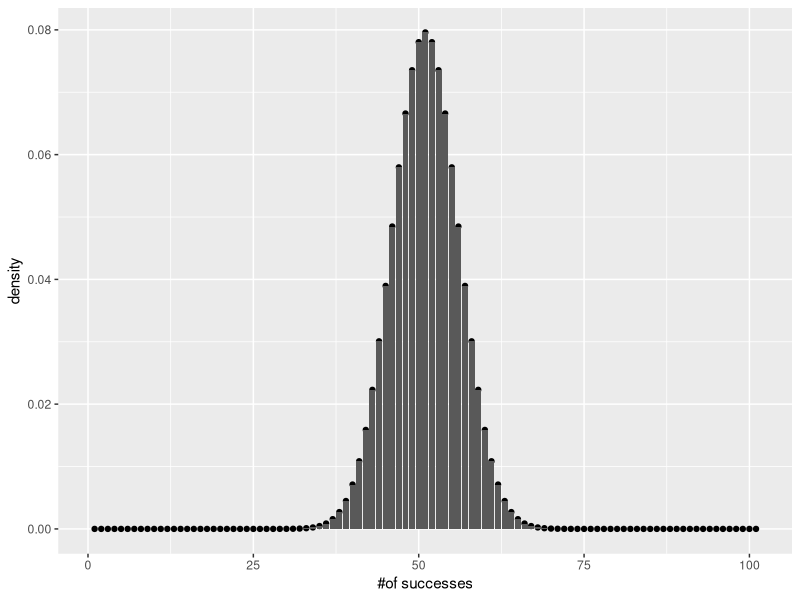
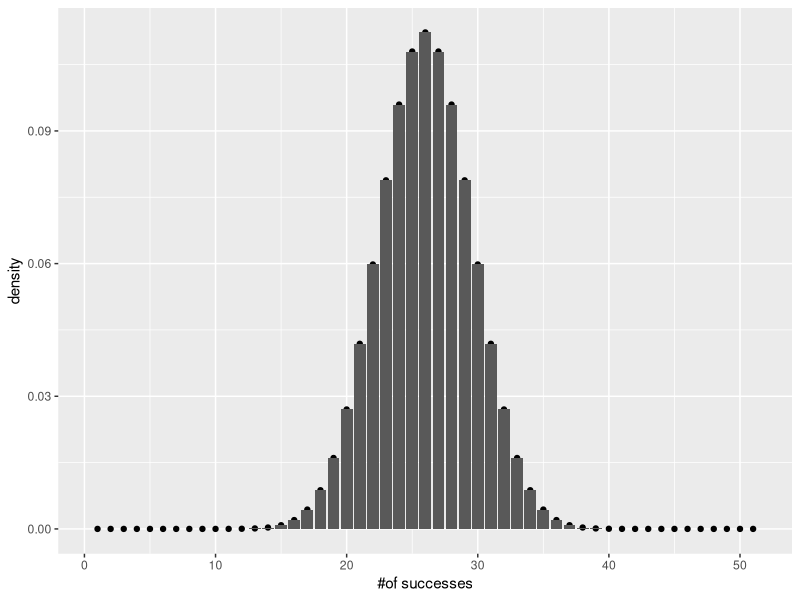

R code for these plots, in order:
## ---- chunk 1
knitr::opts_chunk$set(echo = TRUE)
## ---- chunk 2
binom.test(x=65, n=100, p=0.5, alternative = "greater")
## ---- chunk 3
test_results <- binom.test(x=65, n=100, p=0.5, alternative = "greater")

test_results$p.value

## ---- chunk 4

library(ggplot2)
qplot(y=dbinom(0:100, 100, .5))+
  geom_bar(stat='identity', position="dodge")+
  ylab('density')+
  xlab('#of successes')

sum(dbinom(0:100, 100, .5))

sum(dbinom(65:100, 100, .5))



## ---- chunk 5
binom.test(x=7, n=10, alternative = "greater")

## ---- chunk 6
coin_flips <- data.frame (number_of_heads = 0:10,
                          probability = dbinom(x=0:10, size=10, prob=.5),
                          cumulative=pbinom(0:10, size=10,prob=.5),
                          rev_cumulative = pbinom(-1:9,10,.5, lower.tail = FALSE))

knitr::kable(coin_flips)

## ---- chunk 7
task_designs <- data.frame (number_of_heads = 0:1,
                          probability = dbinom(x=0:1, size=1, prob=.5),
                          cumulative=pbinom(0:1, size=1,prob=.5),
                          rev_cumulative = pbinom(-1:0,1,.5, lower.tail = FALSE))

knitr::kable(task_designs)

## ---- chunk 8
task_designs <- data.frame (number_of_heads = 0:2,
                          probability = dbinom(x=0:2, size=2, prob=.5),
                          cumulative=pbinom(0:2, size=2,prob=.5),
                          rev_cumulative = pbinom(-1:1,1,.5, lower.tail = FALSE))

knitr::kable(task_designs)

## ---- chunk 9
task_designs <- data.frame (number_of_heads = 0:2,
                          probability = dbinom(x=0:2, size=2, prob=.5),
                          cumulative=pbinom(0:2, size=2,prob=.5),
                          rev_cumulative = pbinom(-1:1,1,.5, lower.tail = FALSE))

knitr::kable(task_designs)

## ---- chunk 10
task_designs <- data.frame (number_of_heads = 0:3,
                          probability = dbinom(x=0:3, size=3, prob=.5),
                          cumulative=pbinom(0:3, size=3,prob=.5),
                          rev_cumulative = pbinom(-1:2,3,.5, lower.tail = FALSE))

knitr::kable(task_designs)

## ---- chunk 11
binom.test(x=51, n=100, .5, alternative = "greater")

## ---- chunk 12
binom.test(x=5100, n=10000, .5, alternative = "greater")

## ---- chunk 13
binom.test(x=50*0.6, n=50, .5, alternative = "greater")


library(ggplot2)
qplot(y=dbinom(0:50, 50, .5))+
  geom_bar(stat='identity', position="dodge")+
  ylab('density')+
  xlab('#of successes')
